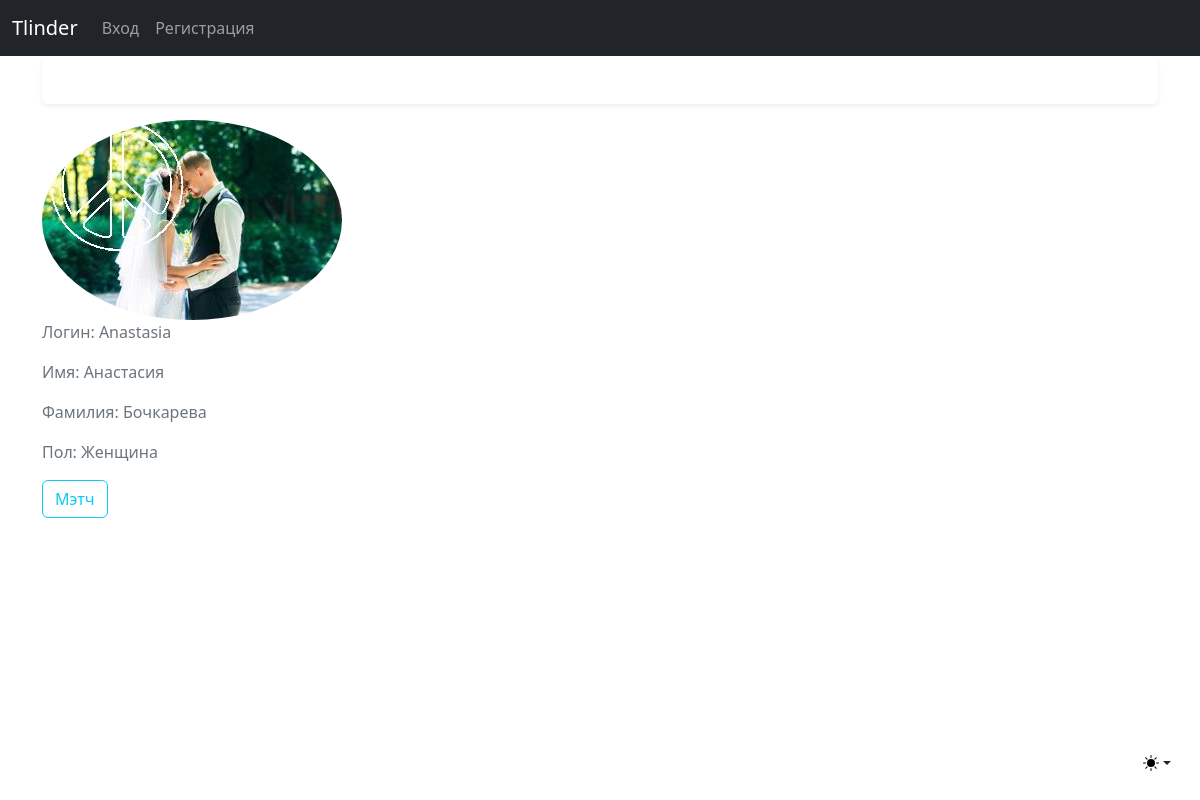
/users/3, run on the app's committed database.
### users/models.py (models this page shows, shortened)
class Profile(models.Model):
    user = models.OneToOneField(User, on_delete=models.CASCADE)
    firstname = models.CharField(max_length=200, db_index=True,)
    lastname = models.CharField(max_length=200)
    gender = models.CharField(max_length=200, choices=GENDER_CHOICES, default='Мужчина')
    image = models.ImageField(default='default.jpg', upload_to='profile_pics')
    image2 = models.ImageField(default='default2.jpg')

### users/templates/users/profile_detail.html
{% extends "users/base.html" %}
{% block content %}
	<div class="content-section">
		<div class="media">
          <img class="rounded-circle article-img" src="{{ profile.image.url }}">
            <p class="text-secondary">Логин: {{ profile.user.username }}</p>
			<p class="text-secondary">Имя: {{ profile.firstname }}</p>
			<p class="text-secondary">Фамилия: {{ profile.lastname }}</p>
			<p class="text-secondary">Пол: {{ profile.gender }}</p>
        </div>
				<div class="form-group">
				  <a class="btn btn-outline-info" href="{% url 'match-create' profile.user.id %}">Мэтч</a>
			  	</div>
	</div>
{% endblock content %}

### data on the page
Profile: image (picture), user.username "Anastasia", firstname "Анастасия", lastname "Бочкарева", gender "Женщина"
